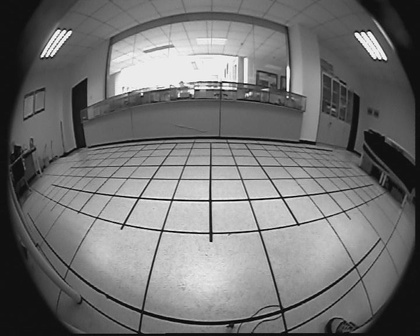
%> input picture matlab/image_distortion/3.jpg, 420 x 336 px, shrunk from 720 x 576 before the run
$ octave method2.m   (GNU Octave 9; MATLAB toolbox functions it lacks are replaced by stand-ins)
%> lines starting %> are read from the running program, lines starting %| are printed output that depends on the picture; in (x1, y1, x2, y2) boxes, pixels count from 0 and x2, y2 are one past the last pixel; in counts of white or black regions, pixels touching at a corner belong together; the program's own positions count from 1
%> further down, A is the input picture: size 336x420 uint8; min 0, max 255, mean 114.1
### matlab/image_distortion/kuaisusaomiao.m
function [ A,R ] = kuaisusaomiao( A,T )
%> called with T = 40
%扫描线法求圆心和半径
[m,n,k]=size(A);
%> m = 336; n = 420; k = 1
for i=1:m-1
    for j=1:n
        I(i,j)=A(i,j);
        if(I(i,j)>=T)
           I(i+1,j)=A(i+1,j);
           if(I(i+1,j)>=T)
               bottom=j;
               break;
           end
        end
    end
end
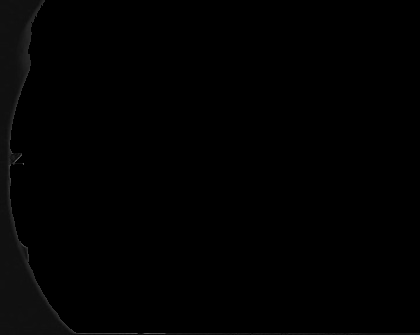
%> I: size 335x420 uint8; min 0, max 98, mean 1.4
%> after the loop, bottom = 76
for i=m:-1:2
    for j=1:n
        I(i,j)= A(i,j);
        if(I(i,j)>=T)
           I(i-1,j)= A(i-1,j);
           if(I(i-1,j)>=T)
               top=i;
               break;
           end
        end
    end
end
%> I: size 336x420 uint8
%> after the loop, top = 2
for j=1:n-1
    for i=1:m
        I(i,j)=A(i,j);
        if(I(i,j)>=T)
           I(i,j+1)= A(i,j+1);
           if(I(i,j+1)>=T)
               right=j;
               break;
           end
        end
    end
end
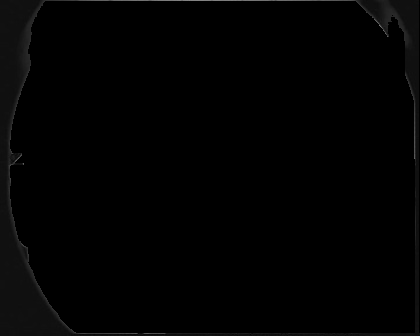
%> I: size 336x420 uint8; min 0, max 135, mean 2.2
%> after the loop, right = 415
for j=n:-1:2
    for i=1:m
        I(i,j)= A(i,j);
        if(I(i,j)>=T)
           I(i,j-1)= A(i,j-1);
           if(I(i,j-1)>=T)
               left=j;
               break;
           end
        end
    end
end
%> I: size 336x420 uint8; 0.25% of pixels changed, all inside (x1, y1, x2, y2) = (388, 0, 420, 333)
%> after the loop, left = 10
R=max(abs((right-left)/2),abs((bottom-top)/2));
%> R = 202.5
A=imcrop(A,[left,top,2*R,2*R]);
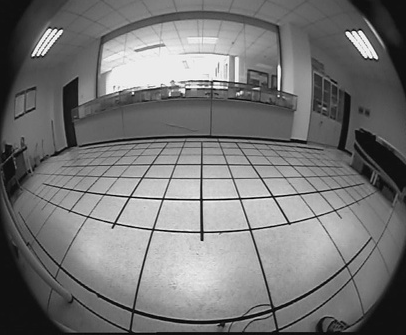
%> A: size 335x406 uint8; min 0, max 255, mean 117.6


### matlab/image_distortion/method2.m
%% 基于经度坐标的鱼眼校正
clear all
clc
%%
A=imread('3.jpg');
T=40;
[A,R]=kuaisusaomiao(A,T);
%> R = 202.5
[m,n,k]=size(A);
%> m = 335; n = 406; k = 1
C=[];
x=n/2;
%> x = 203
y=m/2;
%> y = 167.5
for u=1:m
    for v=1:n
        i = u;
        j = sqrt(R^2-(y-u)^2)*(v-x)/R+x;
        if(R^2-(y-u)^2<0)
            continue;
        end
        jl = floor(j);
        delta = (j-jl);

        C(u,v) = A(i,jl)*(1-delta) + A(i,jl+1)*delta;
    end
end
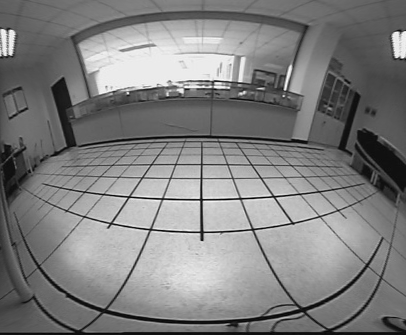
%> C: size 335x406 double; min 0, max 255, mean 127.4
C=uint8(C);
%> C: size 335x406 uint8
imshow(C);
% imwrite(C,'method_1_1.jpg');

$ run again, with matlab/image_distortion/2.jpg copied over matlab/image_distortion/3.jpg
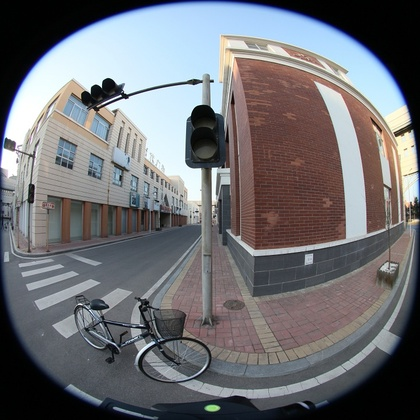
%> input picture matlab/image_distortion/2.jpg, 420 x 420 px, shrunk from 720 x 720 before the run
%> A is the input picture: size 420x420x3 uint8; mean R, G, B 111.2, 112, 116.2
%> after the loop in kuaisusaomiao, `for i=1:m-1`: bottom = 154
%> after the loop in kuaisusaomiao, `for i=m:-1:2`: top = 3
%> after the loop in kuaisusaomiao, `for j=1:n-1`:
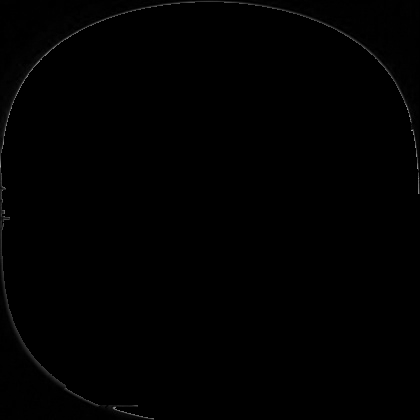
%> I: size 420x420 uint8; min 0, max 158, mean 0.8
%> after the loop in kuaisusaomiao, `for j=1:n-1`: right = 419
%> after the loop in kuaisusaomiao, `for j=n:-1:2`: left = 2
%> in kuaisusaomiao, `R=max(abs((right-left)/2),abs((bottom-top)/2));`: R = 208.5
%> A: size 418x418x3 uint8
%> after the loop `for u=1:m`:
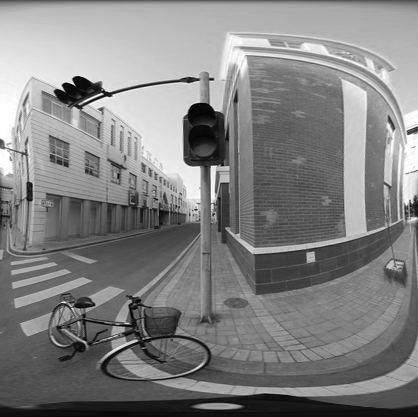
%> C: size 417x418 double; min 0, max 255, mean 130.1
